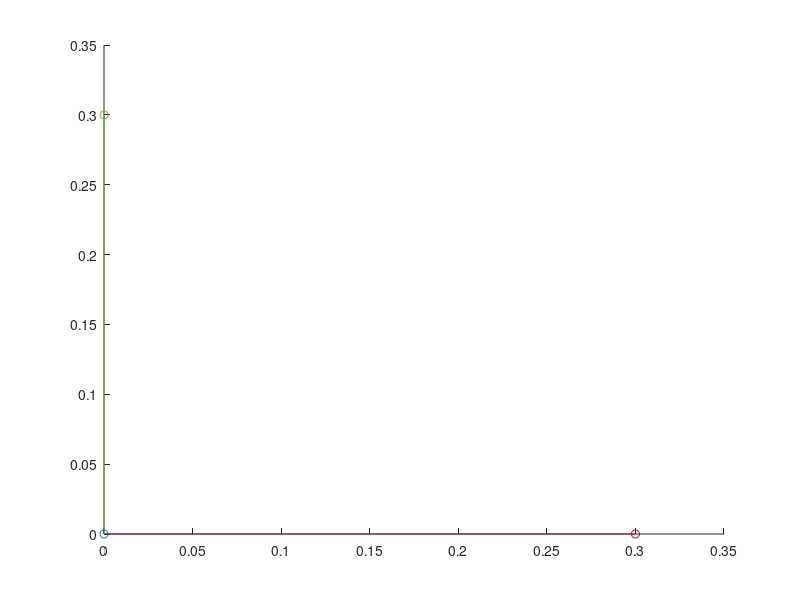

The MATLAB script that drew this image:
%eixo
hold on
origem     =[0 0 0];
mag=.3;
inicio_seta=[0 0 0];  % X1 Y1 Z1
fim_seta   =[mag 0 0];% X2 Y2 Z2
plot3([inicio_seta(1) fim_seta(1)],...          %[X1 X2]
      [inicio_seta(2) fim_seta(2)],...          %[Y1 Y2]
      [inicio_seta(3) fim_seta(3)],'color',[0.6350 0.0780 0.1840]);%[Z1 Z2]
plot3(fim_seta(1),fim_seta(2),fim_seta(3),'o','color',[0.6350 0.0780 0.1840]);

inicio_seta=[0 0 0];  % X1 Y1 Z1
fim_seta   =[0 mag 0];% X2 Y2 Z2
plot3([inicio_seta(1) fim_seta(1)],...          %[X1 X2]
      [inicio_seta(2) fim_seta(2)],...          %[Y1 Y2]
      [inicio_seta(3) fim_seta(3)],'color',[0.4660 0.6740 0.1880]);%[Z1 Z2]
plot3(fim_seta(1),fim_seta(2),fim_seta(3),'o','color',[0.4660 0.6740 0.1880]);

inicio_seta=[0 0 0];     % X1 Y1 Z1
fim_seta   =[0 0 mag];   % X2 Y2 Z2
plot3([inicio_seta(1) fim_seta(1)],...          %[X1 X2]
      [inicio_seta(2) fim_seta(2)],...          %[Y1 Y2]
      [inicio_seta(3) fim_seta(3)],'color',[0 0.4470 0.7410]);%[Z1 Z2]
plot3(fim_seta(1),fim_seta(2),fim_seta(3),'o','color',[0 0.4470 0.7410]);




hold off